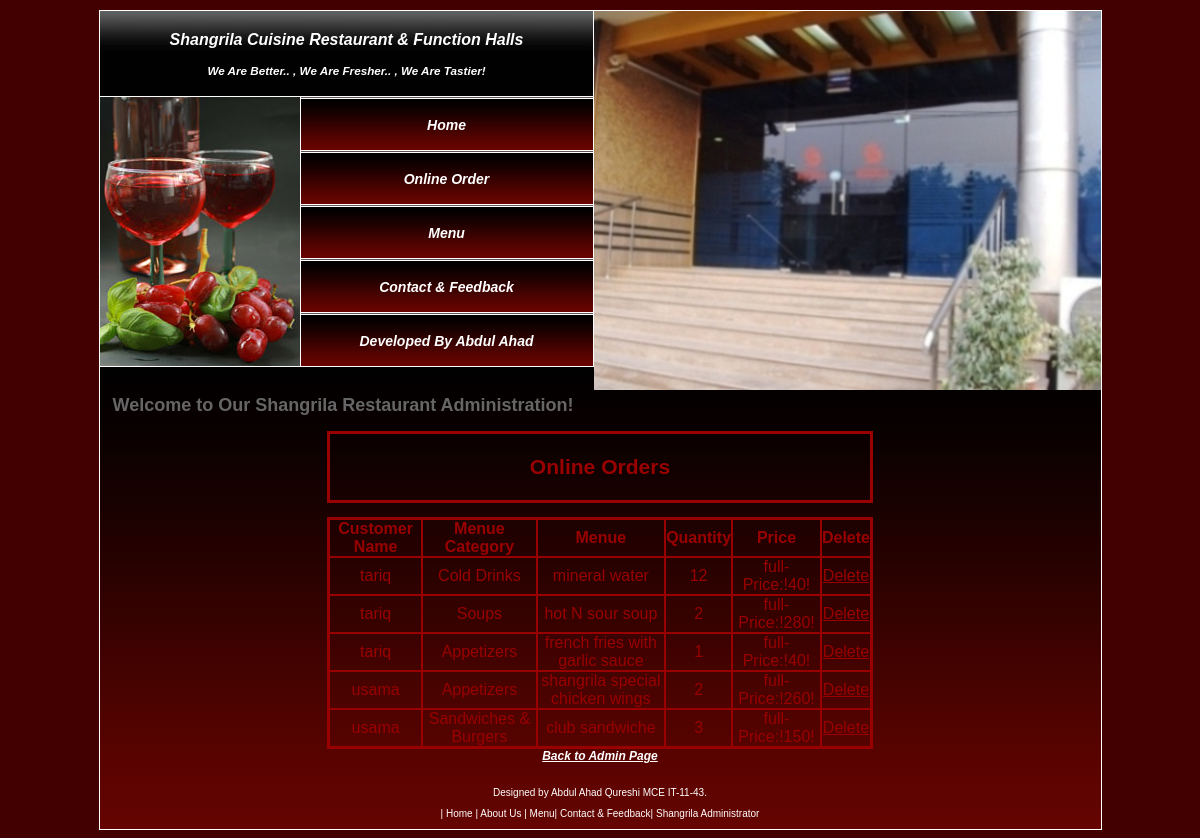
Screenshot of /Shangrila/view_online_orders.php with the database file from the repository.
### tables this page shows
CREATE TABLE `order_user` (
  `order_id` int(20) NOT NULL AUTO_INCREMENT,
  `order_no` int(20) NOT NULL,
  `user_id` int(20) NOT NULL,
  `menu_catag_name` varchar(100) NOT NULL,
  `qty` int(12) NOT NULL,
  `price` varchar(100) NOT NULL,
  `menu_name` varchar(100) NOT NULL,
  `date` date NOT NULL,
  PRIMARY KEY (`order_id`)
);

### Shangrila/view_online_orders.php (the view, shortened to what this page needs)
<!DOCTYPE html PUBLIC "-//W3C//DTD XHTML 1.0 Strict//EN" "http://www.w3.org/TR/xhtml1/DTD/xhtml1-strict.dtd">
<html xmlns="http://www.w3.org/1999/xhtml"><head>
<link href="styles.css" rel="stylesheet" type="text/css" />
</head>
<body>
<div id="header" style="height:auto">
<div id="head_right">
</div>
<div id="head_left">
<div id="logo"><a href="#">Shangrila Cuisine Restaurant & Function Halls</a>
		<h2><a href="#"><h3>we are better.. , we are fresher.. , we are tastier!</h3></a></h2>
    </div>
    <div id="buttons">
           <?php include("navigation3.php"); ?>
		</div>
</div>
</div>
<div id="main">
  <div id="content">
    <div >
		<h2>Welcome to Our Shangrila Restaurant Administration!</h2>
			<table width="546" height="46" border="2" cellpadding="0" cellspacing="0" bordercolor="#990000" align="center">
		   <tr>
           <th height="42" colspan="10" style="font:Georgia, 'Times New Roman', Times, serif 18px bold; color:#990000; font-size:18px; text-align:center"><b><h3>Online Orders</h3></th>
           </tr>
      </table>
		   <br />
		<table width="546" height="194" border="2" cellpadding="0" cellspacing="0" bordercolor="#990000" align="center">
           <tr>
           <th colspan="2" align="center" style="font:Georgia, 'Times New Roman', Times, serif 18px bold; color:#990000; font-size:16px;">Customer Name</th>
           <th colspan="2" align="center" style="font:Georgia, 'Times New Roman', Times, serif 18px bold; color:#990000; font-size:16px;">Menue Category</th>
           <th colspan="2" align="center" style="font:Georgia, 'Times New Roman', Times, serif 18px bold; color:#990000; font-size:16px;">Menue</th>
           <th colspan="2" align="center" style="font:Georgia, 'Times New Roman', Times, serif 18px bold; color:#990000; font-size:16px;">Quantity</th>
           <th colspan="2" align="center" style="font:Georgia, 'Times New Roman', Times, serif 18px bold; color:#990000; font-size:16px;">Price</th>
           <th colspan="2" align="center" style="font:Georgia, 'Times New Roman', Times, serif 18px bold; color:#990000; font-size:16px;">Delete</th>
           </tr>
<?php
$con=mysql_connect("localhost","root","") or die("Cant connect");
$query="select * from order_user";
$result=mysql_query($query, $con) or die("Error in query: $query".mysql_error());
	while($rows=mysql_fetch_array($result))
		{
		$sql_user = "select * from login where user_id='".$rows['user_id']."'";
		$user_res = mysql_query($sql_user, $con) or die("Error in query: $query".mysql_error());
		$user_row = mysql_fetch_array($user_res);
?>
		   <tr>
           <td colspan="2" align="center" style="font:Georgia, 'Times New Roman', Times, serif 18px bold; color:#990000; font-size:16px;">
		   <?php echo $user_row['login_name']; ?></td>
           <td colspan="2" align="center" style="font:Georgia, 'Times New Roman', Times, serif 18px bold; color:#990000; font-size:16px;">
		   <?php echo $rows['menu_catag_name']; ?></td>
           <td colspan="2" align="center" style="font:Georgia, 'Times New Roman', Times, serif 18px bold; color:#990000; font-size:16px;">
		   <?php echo $rows['menu_name']; ?></td>
           <td colspan="2" align="center" style="font:Georgia, 'Times New Roman', Times, serif 18px bold; color:#990000; font-size:16px;">
		   <?php echo $rows['qty']; ?></td>
           <td colspan="2" align="center" style="font:Georgia, 'Times New Roman', Times, serif 18px bold; color:#990000; font-size:16px;">
		   <?php echo $rows['price']; ?></td>
           <td colspan="2" align="center" style="font:Georgia, 'Times New Roman', Times, serif 18px bold; color:#990000; font-size:16px;">
		   <a href="delete_online orders.php?id=<?php echo $rows['order_id']; ?>" onclick='return confirm(&quot Are you sure want to delete?&quot;)'
		    style="font:Georgia, 'Times New Roman', Times, serif 18px bold; color:#990000; font-size:16px;">Delete</a></td>
           </tr>
<?php
		}
?>
</table>
<center>
<a href="admin.php" class="button" style="width:150px; margin:10px;"><em><b>Back to Admin Page</b></em></a>
</center>
<?php include("footer.php"); ?>
    </div>
</div>
</div>
</body>
</html>

### Shangrila/styles.css (style rules this page uses)
a:link { color: #ffffff; }
body { margin-top: 10px; font: 12px Tahoma, Arial, Helvetica, sans-serif; color: #666666; background:#420000; }
#main { margin: 0 auto; width: 1001px; background: #ffffff; border: 1px solid #ffffff; }
#header { width: 1001px; margin: 0 auto; height: 400px; background: url(images/header.jpg) no-repeat left bottom; border-left: 1px solid #ffffff; border-right: 1px solid #ffffff; border-top: 1px solid #ffffff; }
#logo { height: 66px; text-align: center; padding-top: 20px; }
#head_right { width: 507px; float:right; background:url(images/3.JPG) no-repeat; height: 410px; }
#head_left { background:url(images/menu_top.jpg) no-repeat top right; width: 494px; height: 355px; }
#head_left a { text-decoration: none; text-transform: capitalize; font-style: italic; font-size: 16px; color: #FFFFFF; font-weight: bold; }
#head_left H2 a { font-size: 10px; }
#buttons { width: 269px; margin-left: 200px; }
#content { background: #670400 url(images/con_bg.jpg) repeat-x top; width: 975px; padding: 13px; }

### rows the page displays
order_user: login.login_name "tariq", menu_catag_name "Cold Drinks", menu_name "mineral water", qty "12", price "full- Price:!40!"
order_user: login.login_name "tariq", menu_catag_name "Soups", menu_name "hot N sour soup", qty "2", price "full- Price:!280!"
order_user: login.login_name "tariq", menu_catag_name "Appetizers", menu_name "french fries with garlic sauce", qty "1", price "full- Price:!40!"
order_user: login.login_name "usama", menu_catag_name "Appetizers", menu_name "shangrila special chicken wings", qty "2", price "full- Price:!260!"
order_user: login.login_name "usama", menu_catag_name "Sandwiches & Burgers", menu_name "club sandwiche", qty "3", price "full- Price:!150!"
